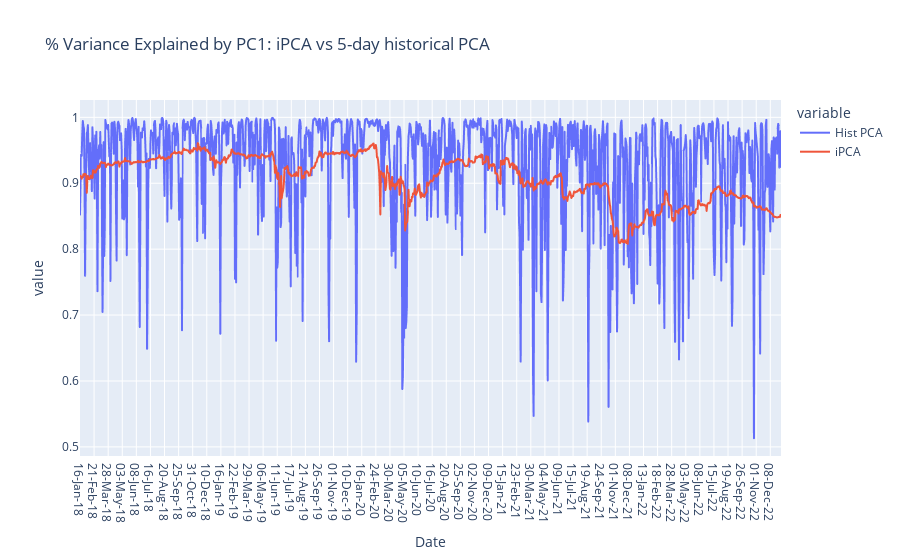

Source (notebook cell):
### Code cell
# Get Data
libor_data = pd.read_csv("data/swap_rates/libor.csv")
dates, libordf = cleanData(libor_data, False)
libordf.drop(libordf.columns.difference([10,13,18,23]), 1, inplace=True)

# Run Methods
window = 5
df = regularPCA(libordf, dates, window, False)
var, dates, _ = iPCA('data/swaptions/YCSO_6M.csv','data/swaptions/SWAP_6M.csv','notbeta')
df["iPCA"] = var[window:]

fig = px.line(df, x='Date', y= df.columns[1:], title=f"% Variance Explained by PC1: iPCA vs {window}-day historical PCA")
# fig.add_vline(x=345)
fig.show()


# plt.plot(df["Date"], df["iPCA"])
# plt.show()

### Figure 1 — Plotly figure (JSON) as saved in the notebook; plotly's stock layout.template omitted (floating-point values rounded to 4 significant figures; data arrays with more than 128 entries replaced by an {"elided": "..."} marker saying what was removed)
{"data": [{"hovertemplate": "variable=Hist PCA<br>Date=%{x}<br>value=%{y}<extra></extra>", "legendgroup": "Hist PCA", "line": {"color": "#636efa", "dash": "solid"}, "marker": {"symbol": "circle"}, "mode": "lines", "name": "Hist PCA", "showlegend": true, "type": "scattergl", "x": {"elided": "1245 str values"}, "xaxis": "x", "y": {"elided": "1245 float values"}, "yaxis": "y"}, {"hovertemplate": "variable=iPCA<br>Date=%{x}<br>value=%{y}<extra></extra>", "legendgroup": "iPCA", "line": {"color": "#EF553B", "dash": "solid"}, "marker": {"symbol": "circle"}, "mode": "lines", "name": "iPCA", "showlegend": true, "type": "scattergl", "x": {"elided": "1245 str values"}, "xaxis": "x", "y": {"elided": "1245 float values"}, "yaxis": "y"}], "layout": {"legend": {"title": {"text": "variable"}, "tracegroupgap": 0}, "title": {"text": "% Variance Explained by PC1: iPCA vs 5-day historical PCA"}, "xaxis": {"anchor": "y", "domain": [0, 1], "title": {"text": "Date"}}, "yaxis": {"anchor": "x", "domain": [0, 1], "title": {"text": "value"}}}}
